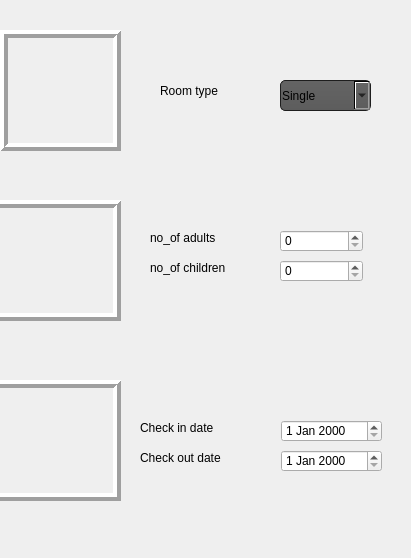
        <widget class="QWidget" name="page_2">
         <property name="geometry">
          <rect>
           <x>0</x>
           <y>0</y>
           <width>411</width>
           <height>558</height>
          </rect>
         </property>
         <attribute name="label">
          <string>Room Specefications</string>
         </attribute>
         <widget class="QComboBox" name="comboBox">
          <property name="geometry">
           <rect>
            <x>280</x>
            <y>80</y>
            <width>91</width>
            <height>31</height>
           </rect>
          </property>
          <property name="styleSheet">
           <string notr="true">QComboBox
{
    background-color: QLinearGradient( x1: 0, y1: 0, x2: 0, y2: 1, stop: 0 #4d4d4d, stop: 0 #646464, stop: 1 #5d5d5d);
    padding: 1px;
    border-style: solid;
    border: 1px solid #1e1e1e;
    border-radius: 5;
}
</string>
          </property>
          <item>
           <property name="text">
            <string>Single</string>
           </property>
          </item>
          <item>
           <property name="text">
            <string>Double</string>
           </property>
          </item>
          <item>
           <property name="text">
            <string>Family</string>
           </property>
          </item>
          <item>
           <property name="text">
            <string/>
           </property>
          </item>
         </widget>
         <widget class="QLabel" name="label_2">
          <property name="geometry">
           <rect>
            <x>160</x>
            <y>80</y>
            <width>91</width>
            <height>21</height>
           </rect>
          </property>
          <property name="text">
           <string>Room type</string>
          </property>
         </widget>
         <widget class="QDateEdit" name="dateEdit">
          <property name="geometry">
           <rect>
            <x>281</x>
            <y>420</y>
            <width>101</width>
            <height>22</height>
           </rect>
          </property>
         </widget>
         <widget class="QDateEdit" name="dateEdit_2">
          <property name="geometry">
           <rect>
            <x>281</x>
            <y>450</y>
            <width>101</width>
            <height>22</height>
           </rect>
          </property>
         </widget>
         <widget class="QLabel" name="label_3">
          <property name="geometry">
           <rect>
            <x>140</x>
            <y>420</y>
            <width>111</width>
            <height>16</height>
           </rect>
          </property>
          <property name="text">
           <string>Check in date</string>
          </property>
         </widget>
         <widget class="QLabel" name="label_4">
          <property name="geometry">
           <rect>
            <x>140</x>
            <y>450</y>
            <width>121</width>
            <height>16</height>
           </rect>
          </property>
          <property name="text">
           <string>Check out date</string>
          </property>
         </widget>
         <widget class="QSpinBox" name="spinBox_2">
          <property name="geometry">
           <rect>
            <x>280</x>
            <y>260</y>
            <width>83</width>
            <height>22</height>
           </rect>
          </property>
         </widget>
         <widget class="QLabel" name="label_5">
          <property name="geometry">
           <rect>
            <x>150</x>
            <y>230</y>
            <width>101</width>
            <height>16</height>
           </rect>
          </property>
          <property name="text">
           <string>no_of adults</string>
          </property>
         </widget>
         <widget class="QLabel" name="label_6">
          <property name="geometry">
           <rect>
            <x>150</x>
            <y>260</y>
            <width>111</width>
            <height>16</height>
           </rect>
          </property>
          <property name="text">
           <string>no_of children</string>
          </property>
         </widget>
         <widget class="QLabel" name="label_17">
          <property name="geometry">
           <rect>
            <x>0</x>
            <y>30</y>
            <width>121</width>
            <height>121</height>
           </rect>
          </property>
          <property name="frameShape">
           <enum>QFrame::Box</enum>
          </property>
          <property name="frameShadow">
           <enum>QFrame::Raised</enum>
          </property>
          <property name="lineWidth">
           <number>4</number>
          </property>
          <property name="text">
           <string/>
          </property>
          <property name="pixmap">
           <pixmap resource="test.qrc">:/newPrefix/room.png</pixmap>
          </property>
          <property name="scaledContents">
           <bool>true</bool>
          </property>
         </widget>
         <widget class="QLabel" name="label_18">
          <property name="geometry">
           <rect>
            <x>-10</x>
            <y>200</y>
            <width>131</width>
            <height>121</height>
           </rect>
          </property>
          <property name="frameShape">
           <enum>QFrame::Box</enum>
          </property>
          <property name="frameShadow">
           <enum>QFrame::Raised</enum>
          </property>
          <property name="lineWidth">
           <number>4</number>
          </property>
          <property name="text">
           <string/>
          </property>
          <property name="pixmap">
           <pixmap resource="test.qrc">:/newPrefix/adult children2.png</pixmap>
          </property>
          <property name="scaledContents">
           <bool>true</bool>
          </property>
         </widget>
         <widget class="QLabel" name="label_19">
          <property name="geometry">
           <rect>
            <x>-10</x>
            <y>380</y>
            <width>131</width>
            <height>121</height>
           </rect>
          </property>
          <property name="frameShape">
           <enum>QFrame::Box</enum>
          </property>
          <property name="frameShadow">
           <enum>QFrame::Raised</enum>
          </property>
          <property name="lineWidth">
           <number>4</number>
          </property>
          <property name="text">
           <string/>
          </property>
          <property name="pixmap">
           <pixmap resource="test.qrc">:/newPrefix/calender.png</pixmap>
          </property>
          <property name="scaledContents">
           <bool>true</bool>
          </property>
         </widget>
         <widget class="QSpinBox" name="spinBox">
          <property name="geometry">
           <rect>
            <x>280</x>
            <y>230</y>
            <width>83</width>
            <height>22</height>
           </rect>
          </property>
         </widget>
        </widget>
